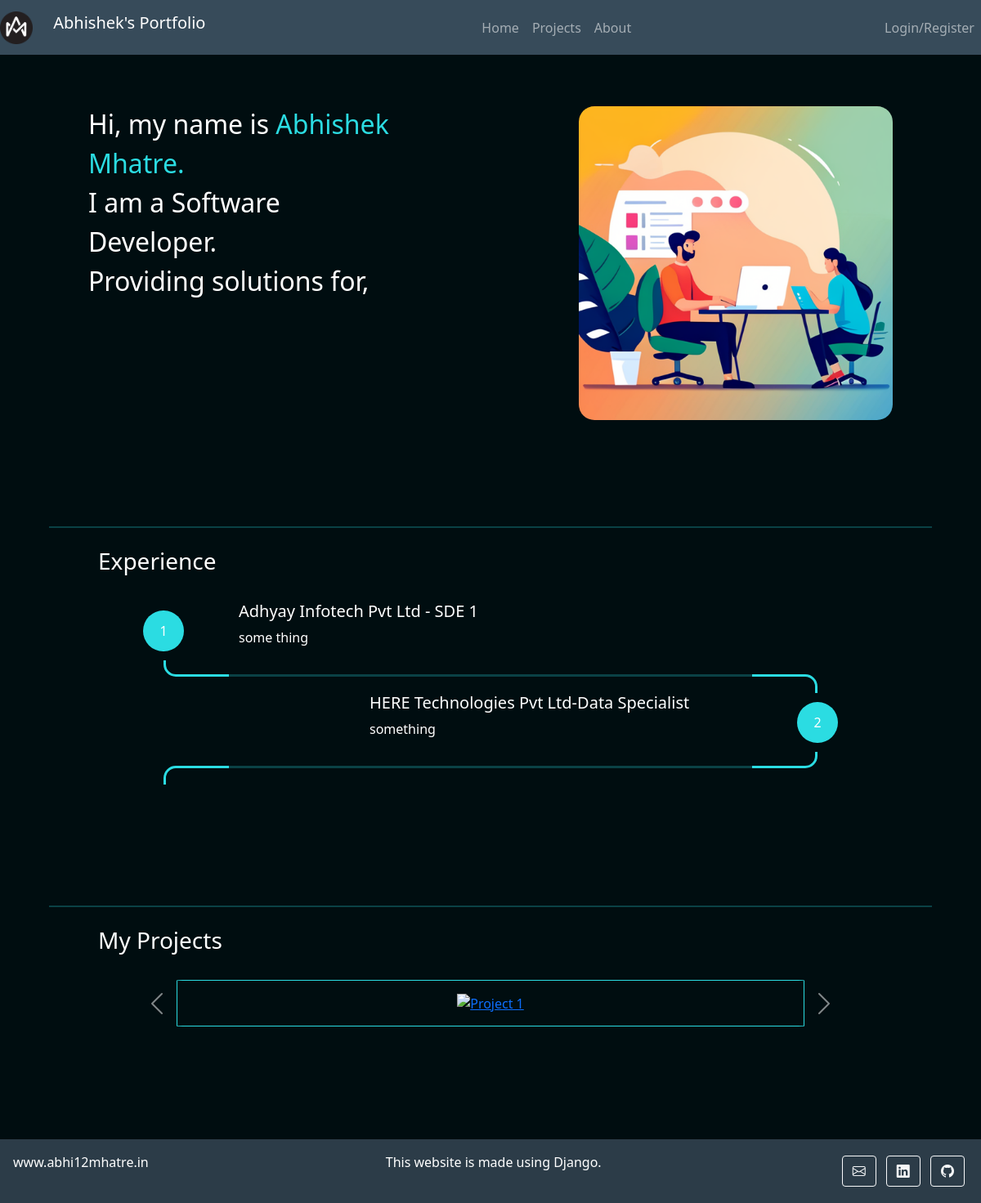
The page / on the database its author committed.
### user_manager/models.py (models this page shows, shortened)
class Profile(models.Model):
    firstname = models.CharField(max_length=50)
    middlename = models.CharField(max_length=50, blank=True, null=True)
    lastname = models.CharField(max_length=50, blank=True, null=True)
    gender = models.PositiveSmallIntegerField(choices=Gender.CHOICES, default=Gender.MALE)
    dob = models.DateField()
    email = models.EmailField(null=True, blank=True)
    address = models.TextField()
    phone = models.CharField(max_length=15)
    alternate_phone = models.CharField(max_length=15, null=True, blank=True)
    class Meta:
        abstract = True

class Record(models.Model):
    status = models.PositiveSmallIntegerField(default=RecordStatus.ACTIVE, choices=RecordStatus.CHOICES)
    created = models.DateTimeField(auto_now_add=True)
    updated = models.DateTimeField(auto_now=True)
    class Meta:
        abstract = True

class UserProfile(Profile, Record):
    user = models.OneToOneField(User, on_delete=models.CASCADE)

class Experience(Record):
    userprofile = models.ForeignKey(UserProfile, on_delete=models.CASCADE)
    from_date = models.DateField()
    to_date = models.DateField(null=True, blank=True)
    company_name = models.CharField(max_length=50)
    position = models.CharField(max_length=50)
    description = models.TextField(null=True, blank=True)

### user_manager/viewsets.py (the view)
# urls.py: path('', UserProfilePageViewSet.as_view({'get': 'list'}), name='profile'),
class UserProfilePageViewSet(viewsets.ViewSet):
    @staticmethod
    def list(request, username='abhi12mhatre'):
        print(username)
        try:
            user_profile_obj = UserProfile.objects.get(user__username=username)
            user_extra_queryset = UserExtra.objects.filter(userprofile=user_profile_obj, status=0).values('key', 'value')
            experience = list(Experience.objects.filter(userprofile=user_profile_obj).only(
                'from_date', 'to_date', 'company_name', 'position', 'description'
            ).order_by("-from_date"))
        except UserProfile.DoesNotExist:
            user_profile_obj = None
            user_extra_queryset = {}
            experience = None
        user_extra = {}
        for extra in user_extra_queryset:
            user_extra[extra['key']] = json.loads(extra['value'])
        context = {'request': request,
                   'user_profile': user_profile_obj,
                   'user_extra': user_extra,
                   'experience': experience,
                   'nav_link': 'templates/user_manager/nav.html'}
        return render(request, 'templates/user_manager/profile_page.html', context=context)

### templates/user_manager/profile_page.html (shortened to what this page needs)
<!DOCTYPE html>
{% extends 'templates/base/base.html' %}
{% block content %}
<main>
    {% include 'templates/user_manager/intro.html'%}
    {% if experience != None %}
        {% include 'templates/user_manager/experience.html'%}
    {% endif %}
    {% include 'templates/user_manager/projects.html'%}
</main>
{% endblock %}

### templates/base/base.html (shortened to what this page needs)
{% load static %}
<head>
    <link href="https://cdn.jsdelivr.net/npm/bootstrap@5.0.2/dist/css/bootstrap.min.css" rel="stylesheet"
>
</head>
<body>
{% include 'templates/base/navbar.html'%}
{% block content %}<h4>Coming soon.</h4>{% endblock %}
</body>
{% include 'templates/base/footer.html'%}

### templates/base/navbar.html (shortened to what this page needs)
{% load static %}
<head>
</head>
<body>
<nav class="navbar navbar-expand-lg navbar-dark fixed-top">
    <a class="navbar-brand" href="{% url 'profile' %}">
        <img src="{% static 'user_manager/img/logo.png' %}" alt="Logo"  height="40" class="d-inline-block align-text-top">
        <span style="padding:20px;">
            {% if user_profile %}
            {{user_profile.firstname}}'s Portfolio
            {% endif %}
        </span>
    </a>
    <div class="collapse navbar-collapse" id="navbarNav">
        {% include nav_link %}
        <ul class="navbar-nav">
            {% if not request.user.is_authenticated %}
            <li class="nav-item">
                <a class="nav-link" href="#" id="login-link">Login/Register</a>
            </li>
            {% else %}
            <li class="nav-item" id="logout-item">
                <a class="nav-link" href="{% url 'logout' %}?next={{request.path}}" id="logout-link">Logout</a>
            </li>
            {% endif %}
        </ul>
    </div>
</nav>
</body>

### templates/user_manager/nav.html
<ul class="navbar-nav mx-auto">
    <li class="nav-item">
        <a class="nav-link" href="{% url 'profile' %}">Home</a>
    </li>
    <li class="nav-item">
        <a class="nav-link" href="#my_projects">Projects</a>
    </li>
    <li class="nav-item">
        <a class="nav-link" href="#">About</a>
    </li>
</ul>

### templates/user_manager/intro.html (shortened to what this page needs)
{% load static %}
<head>
</head>
<section class="firstSection">
    <div class="left">
        <br>
        <div>Hi, my name is <span class="blue">{{user_profile.firstname}} {{user_profile.lastname}}.</span></div>
        <div> I am a {{user_extra.job_role.title}}.</div>
        <div> Providing solutions for, </div>
        <br>
    </div>
    <div class="right">
        <img src="{% static 'user_manager/img/homebg.png' %}" alt="img1"
             style="width: 100%; margin: 50px 0; border-radius: 5%;">
    </div>
</section>
<hr style="border: 1px solid rgb(43, 220, 226); width: 90%; margin: 0% 5%">

### templates/user_manager/experience.html (shortened to what this page needs)
<head>
</head>
<section class="secondSection">
    <br>
    <h3>Experience</h3>
    <br>
    <div class="a" style="overflow:scroll; height:300px;">
        <div class="container">
            {% for exp in experience %}
            {% if not forloop.counter|divisibleby:2 %}
            <div class="row align-items-center how-it-works d-flex">
                <div class="col-2 text-center bottom d-inline-flex justify-content-center align-items-center">
                    <div class="circle font-weight-bold">{{forloop.counter}}</div>
                </div>
                <div class="col-6">
                    <h5>{{exp.company_name}} - {{exp.position}}</h5>
                    <p>{{exp.description}}</p>
                </div>
            </div>
            <div class="row timeline">
                <div class="col-2">
                    <div class="corner top-right"></div>
                </div>
                <div class="col-8">
                    <hr/>
                </div>
                <div class="col-2">
                    <div class="corner left-bottom"></div>
                </div>
            </div>
            {% else %}
            <div class="row align-items-center justify-content-end how-it-works d-flex">
                <div class="col-6 text-right">
                    <h5>{{exp.company_name}}-{{exp.position}}</h5>
                    <p>{{exp.description}}</p>
                </div>
                <div class="col-2 text-center full d-inline-flex justify-content-center align-items-center">
                    <div class="circle font-weight-bold">{{forloop.counter}}</div>
                </div>
            </div>
            <div class="row timeline">
                <div class="col-2">
                    <div class="corner right-bottom"></div>
                </div>
                <div class="col-8">
                    <hr/>
                </div>
                <div class="col-2">
                    <div class="corner top-left"></div>
                </div>
            </div>
            {% endif %}
            {% endfor %}
        </div>
        <br>
    </div>
</section>
<br>
<br>
<br>
<hr style="border: 1px solid rgb(43, 220, 226); width: 90%; margin: 0% 5%">

### templates/user_manager/projects.html (shortened to what this page needs)
<head>
</head>
<section class="thirdSection" id="my_projects">
    <br>
    <h3>My Projects</h3> <br>
    <div id="projectCarousel" class="carousel slide" data-bs-ride="carousel">
        <div class="carousel-inner">
            <div class="carousel-item active text-center">
                <a href="{% url 'estate_dashboard' %}"><img src="https://cdn.ebaumsworld.com/mediaFiles/picture/2452130/85386506.jpg"
                                             alt="Project 1" style="width: 50%; padding: 2%"></a>
            </div>
        </div>
        <button class="carousel-control-prev" type="button" data-bs-target="#projectCarousel" data-bs-slide="prev">
            <span class="carousel-control-prev-icon" aria-hidden="true"></span>
        </button>
        <button class="carousel-control-next" type="button" data-bs-target="#projectCarousel" data-bs-slide="next">
            <span class="carousel-control-next-icon" aria-hidden="true"></span>
        </button>
    </div>
    <br>
    <br>
    <br>
    <br>
    <br>
    <br>
    <br>
    <br>
    <br>
</section>

### templates/base/footer.html
<head>
      <link href="https://cdn.jsdelivr.net/npm/bootstrap-icons/font/bootstrap-icons.css" rel="stylesheet">
</head>
<footer class="text-center text-white fixed-bottom" style="background-color: rgb(55, 75, 90);">
    <div class="d-flex justify-content-between p-3" style="background-color: rgba(0, 0, 0, 0.2);">
        <span class="text-start">www.abhi12mhatre.in</span>
        <span class="text-center">This website is made using Django.</span>
        <div>
            <a class="btn btn-outline-light m-1" href="{{user_extra.links.gmail}}" role="button" target="_blank">
                <i class="bi bi-envelope"></i></a>
            <a class="btn btn-outline-light m-1" href="{{user_extra.links.linkedin}}" role="button" target="_blank">
                <i class="bi bi-linkedin"></i></a>
            <a class="btn btn-outline-light m-1" href="{{user_extra.links.github}}" role="button" target="_blank">
                <i class="bi bi-github"></i></a>
        </div>
    </div>
</footer>

### templates/base/base.html (style rules this page uses)
body { background-color: #000d10; color: white; }

### templates/base/navbar.html (style rules this page uses)
.navbar-nav .nav-item .nav-link { transition: color 0.3s; }
.navbar { background-color: rgb(55, 75, 90); }

### templates/user_manager/intro.html (style rules this page uses)
.firstSection { display: flex; justify-content: space-around; padding: 80px 0; }
.firstSection>div { width: 32%; }
.left { background-color: transparent; font-size: 2rem; }
.right { background-color: transparent; }
.blue { color: rgb(43, 220, 226); }

### templates/user_manager/experience.html (style rules this page uses)
.secondSection { width: 80vw; margin: auto; }
.circle { padding: 13px 20px; border-radius: 50%; background-color: rgb(43, 220, 226); color: #fff; max-height: 50px; z-index: 2; }
.how-it-works.row .col-2 { align-self: stretch; }
.how-it-works.row .col-2::after { content: ""; position: absolute; border-left: 3px solid rgb(43, 220, 226); z-index: 1; }
.timeline div { padding: 0; height: 40px; }
.timeline hr { border-top: 3px solid rgb(43, 220, 226); margin: 0; top: 17px; position: relative; }
.timeline .col-2 { display: flex; overflow: hidden; }
.timeline .corner { border: 3px solid rgb(43, 220, 226); width: 100%; position: relative; border-radius: 15px; }
.timeline .top-right { left: 50%; top: -50%; }
.timeline .left-bottom { left: -50%; top: calc(50% - 3px); }
.timeline .top-left { left: -50%; top: -50%; }
.timeline .right-bottom { left: 50%; top: calc(50% - 3px); }

### templates/user_manager/projects.html (style rules this page uses)
.thirdSection { width: 80vw; margin: auto; }
.carousel-inner { margin: 0% 10%; width: 80%; border: 1px solid rgb(43, 220, 226); border-radius: 1%; }

### rows shown on the page
UserProfile: firstname "Abhishek", lastname "Mhatre"
Experience: company_name "Adhyay Infotech Pvt Ltd", position "SDE 1", description "some thing"
Experience: company_name "HERE Technologies Pvt Ltd", position "Data Specialist", description "something"

### other values the page prints
{{ user_extra.job_role.title }} "Software Developer"
